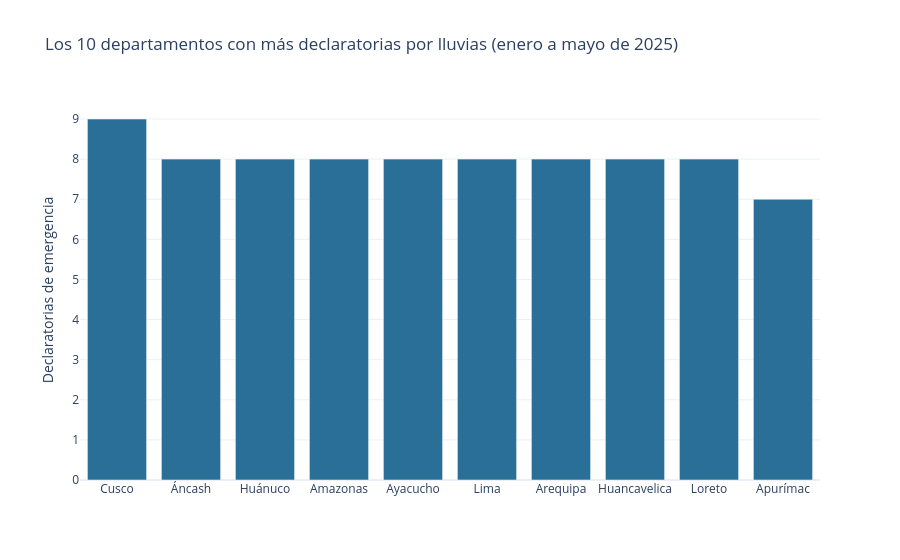

This figure's notebook cell:
### Code cell
# A igual número de declaratorias, se ordena por prórrogas
top10 = tabla_final.sort_values(["declaratorias", "prorrogas"], ascending=False).head(10)

fig_barras = px.bar(
    top10,
    x="departamento",
    y="declaratorias",
    hover_data=["prorrogas", "lluvia_total_mm"],
    title="Los 10 departamentos con más declaratorias por lluvias (enero a mayo de 2025)",
    labels={"departamento": "", "declaratorias": "Declaratorias de emergencia"},
    template="plotly_white",
    color_discrete_sequence=["#2a6f97"],
)
fig_barras.show()

### Figure 1 — Plotly figure (JSON) as saved in the notebook; plotly's stock layout.template omitted (floating-point values rounded to 4 significant figures)
{"data": [{"customdata": [[6.0, 801.3], [6.0, 1416.0], [5.0, 617.0], [4.0, 427.9], [4.0, 500.8], [3.0, 41.1], [2.0, 439.4], [2.0, 930.4], [2.0, 2020.0], [2.0, 820.0]], "hovertemplate": "=%{x}<br>Declaratorias de emergencia=%{y}<br>prorrogas=%{customdata[0]}<br>lluvia_total_mm=%{customdata[1]}<extra></extra>", "legendgroup": "", "marker": {"color": "#2a6f97", "pattern": {"shape": ""}}, "name": "", "orientation": "v", "showlegend": false, "textposition": "auto", "type": "bar", "x": ["Cusco", "Áncash", "Huánuco", "Amazonas", "Ayacucho", "Lima", "Arequipa", "Huancavelica", "Loreto", "Apurímac"], "xaxis": "x", "y": [9, 8, 8, 8, 8, 8, 8, 8, 8, 7], "yaxis": "y"}], "layout": {"barmode": "relative", "legend": {"tracegroupgap": 0}, "title": {"text": "Los 10 departamentos con más declaratorias por lluvias (enero a mayo de 2025)"}, "xaxis": {"anchor": "y", "domain": [0, 1], "title": {"text": ""}}, "yaxis": {"anchor": "x", "domain": [0, 1], "title": {"text": "Declaratorias de emergencia"}}}}
